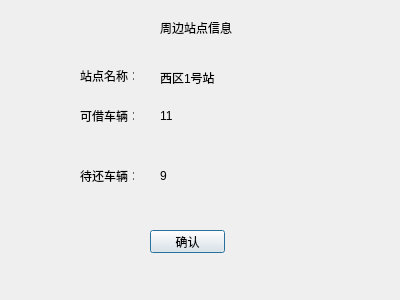
<?xml version="1.0" encoding="UTF-8"?>
<ui version="4.0">
 <class>StationUI</class>
 <widget class="QDialog" name="StationUI">
  <property name="geometry">
   <rect>
    <x>0</x>
    <y>0</y>
    <width>400</width>
    <height>300</height>
   </rect>
  </property>
  <property name="windowTitle">
   <string>Form</string>
  </property>
  <widget class="QLabel" name="label">
   <property name="geometry">
    <rect>
     <x>160</x>
     <y>20</y>
     <width>91</width>
     <height>16</height>
    </rect>
   </property>
   <property name="text">
    <string>周边站点信息</string>
   </property>
  </widget>
  <widget class="QLabel" name="label_2">
   <property name="geometry">
    <rect>
     <x>80</x>
     <y>70</y>
     <width>54</width>
     <height>12</height>
    </rect>
   </property>
   <property name="text">
    <string>站点名称：</string>
   </property>
  </widget>
  <widget class="QLabel" name="label_3">
   <property name="geometry">
    <rect>
     <x>80</x>
     <y>110</y>
     <width>54</width>
     <height>12</height>
    </rect>
   </property>
   <property name="text">
    <string>可借车辆：</string>
   </property>
  </widget>
  <widget class="QLabel" name="label_4">
   <property name="geometry">
    <rect>
     <x>80</x>
     <y>170</y>
     <width>54</width>
     <height>12</height>
    </rect>
   </property>
   <property name="text">
    <string>待还车辆：</string>
   </property>
  </widget>
  <widget class="QPushButton" name="pushButton">
   <property name="geometry">
    <rect>
     <x>150</x>
     <y>230</y>
     <width>75</width>
     <height>23</height>
    </rect>
   </property>
   <property name="text">
    <string>确认</string>
   </property>
  </widget>
  <widget class="QLabel" name="label_5">
   <property name="geometry">
    <rect>
     <x>160</x>
     <y>70</y>
     <width>91</width>
     <height>16</height>
    </rect>
   </property>
   <property name="text">
    <string>西区1号站</string>
   </property>
  </widget>
  <widget class="QLabel" name="label_6">
   <property name="geometry">
    <rect>
     <x>160</x>
     <y>110</y>
     <width>54</width>
     <height>12</height>
    </rect>
   </property>
   <property name="text">
    <string>11</string>
   </property>
  </widget>
  <widget class="QLabel" name="label_7">
   <property name="geometry">
    <rect>
     <x>160</x>
     <y>170</y>
     <width>54</width>
     <height>12</height>
    </rect>
   </property>
   <property name="text">
    <string>9</string>
   </property>
  </widget>
 </widget>
 <resources/>
 <connections/>
</ui>
